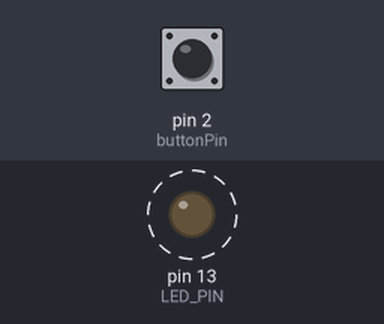
The sketch below on a simulated Arduino Uno, built with avr-gcc and run on an emulated ATmega328P. On the bench: output pins drawn as LEDs (lit = HIGH). Dashed ring = blinking. Inputs (shaded band) come from the test bench; at power-on: pin 2 (buttonPin) LOW. What the sketch prints to the serial monitor is not drawn.

Above: at 12.3 s.
Timing chart, 0 to 15.3 s (numbered marks = the images above):
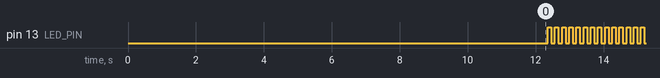

Measured:
- by itself, pin 13 (LED_PIN): alternates HIGH for 0.11 s and LOW for 0.11 s

The sketch:

gyro_bluetooth.ino
```cpp
// I2C device class (I2Cdev) demonstration Arduino sketch for MPU9150
// 1/4/2013 original by Jeff Rowberg <jeff@rowberg.net> at https://github.com/jrowberg/i2cdevlib
//          modified by Aaron Weiss <aaron@sparkfun.com>
//
// Changelog:
//     2011-10-07 - initial release
//     2013-1-4 - added raw magnetometer output

/* ============================================
 I2Cdev device library code is placed under the MIT license

 Permission is hereby granted, free of charge, to any person obtaining a copy
 of this software and associated documentation files (the "Software"), to deal
 in the Software without restriction, including without limitation the rights
 to use, copy, modify, merge, publish, distribute, sublicense, and/or sell
 copies of the Software, and to permit persons to whom the Software is
 furnished to do so, subject to the following conditions:

 The above copyright notice and this permission notice shall be included in
 all copies or substantial portions of the Software.

 THE SOFTWARE IS PROVIDED "AS IS", WITHOUT WARRANTY OF ANY KIND, EXPRESS OR
 IMPLIED, INCLUDING BUT NOT LIMITED TO THE WARRANTIES OF MERCHANTABILITY,
 FITNESS FOR A PARTICULAR PURPOSE AND NONINFRINGEMENT. IN NO EVENT SHALL THE
 AUTHORS OR COPYRIGHT HOLDERS BE LIABLE FOR ANY CLAIM, DAMAGES OR OTHER
 LIABILITY, WHETHER IN AN ACTION OF CONTRACT, TORT OR OTHERWISE, ARISING FROM,
 OUT OF OR IN CONNECTION WITH THE SOFTWARE OR THE USE OR OTHER DEALINGS IN
 THE SOFTWARE.
 ===============================================
 */

// Arduino Wire library is required if I2Cdev I2CDEV_ARDUINO_WIRE implementation
// is used in I2Cdev.h
#include "Wire.h"

// I2Cdev and MPU6050 must be installed as libraries, or else the .cpp/.h files
// for both classes must be in the include path of your project
#include "I2Cdev.h"
#include "MPU6050.h"
#include "HardwareSerial.h"

#include <SoftwareSerial.h>

// class default I2C address is 0x68
// specific I2C addresses may be passed as a parameter here
// AD0 low = 0x68 (default for InvenSense evaluation board)
// AD0 high = 0x69
MPU6050 accelgyro;

int16_t ax, ay, az;
int16_t gx, gy, gz;
int16_t mx, my, mz;

#define LED_PIN 13
bool blinkState = false;

#define rxPin 10
#define txPin 11

// Set up a new software serial port:
SoftwareSerial bluetooth(rxPin, txPin); // RX, TX
char dataResponse[512];
String inputString = "";
boolean stringComplete = false;

int buttonTimeout;
int buttonTimeoutMax;
int buttonPin = 2;

void setup() {
  // join I2C bus (I2Cdev library doesn't do this automatically)

  Wire.begin();

  // initialize serial communication
  // (38400 chosen because it works as well at 8MHz as it does at 16MHz, but
  // it's really up to you depending on your project)
  Serial.begin(38400);

  // Set pin modes for software serial port pins, 10 and ll (rx and tx)
  pinMode(rxPin, INPUT);
  pinMode(txPin, OUTPUT);
  bluetooth.begin(115200);

  // Init bluetooth:
  initBluetooth();

  // initialize device
  Serial.println("Initializing I2C devices...");
  accelgyro.initialize();

  // verify connection
  Serial.println("Testing device connections...");
  Serial.println(accelgyro.testConnection() ? "MPU6050 connection successful" : "MPU6050 connection failed");

  // configure Arduino LED for
  pinMode(LED_PIN, OUTPUT);

  buttonTimeout = 0;
  buttonTimeoutMax = 100;
  pinMode(buttonPin, INPUT);
}

void loop() {
  buttonTimeout += 1;
  if (buttonTimeout >= buttonTimeoutMax) {
    blinkState = !blinkState;
    digitalWrite(LED_PIN, blinkState);

    if (digitalRead(buttonPin) == HIGH) {
      delay(50);
      blinkState = !blinkState;
      digitalWrite(LED_PIN, blinkState);
      delay(50);
      blinkState = !blinkState;
      digitalWrite(LED_PIN, blinkState);
      delay(50);
      blinkState = !blinkState;
      digitalWrite(LED_PIN, blinkState);
      delay(50);
      blinkState = !blinkState;
      digitalWrite(LED_PIN, blinkState);
      delay(50);
      blinkState = !blinkState;
      digitalWrite(LED_PIN, blinkState);
      delay(50);
      blinkState = !blinkState;
      digitalWrite(LED_PIN, blinkState);
      delay(50);
      blinkState = !blinkState;
      digitalWrite(LED_PIN, blinkState);
      bluetooth.print(":");
      bluetooth.print(0x05);
      bluetooth.print(":");
      bluetooth.print(0x05);
      bluetooth.print(":");
      bluetooth.print(0x05);
      bluetooth.println(":");
    }
    buttonTimeout = 0;
  }
  else {
    // read raw accel/gyro measurements from device
    accelgyro.getMotion9(&ax, &ay, &az, &gx, &gy, &gz, &mx, &my, &mz);

    // these methods (and a few others) are also available
    //    accelgyro.getAcceleration(&ax, &ay, &az);
    //    accelgyro.getRotation(&gx, &gy, &gz);

    // display tab-separated accel/gyro x/y/z values
    //    Serial.print("a/g/m:");
    //    Serial.print(ax); Serial.print(":");
    //    Serial.print(ay); Serial.print(":");
    //    Serial.print(az); Serial.println(":");
    //    Serial.print(gx); Serial.print(":");
    //    Serial.print(gy); Serial.print(":");
    //    Serial.println(gz); //Serial.print("\t");
    //    Serial.print(mx); Serial.print("\t");
    //    Serial.print(my); Serial.print("\t");
    //    Serial.println(mz);

    // Send the data over the bluetooth serial port for processing to pick up:
      bluetooth.print(":");
      bluetooth.print(ax); bluetooth.print(":");
      bluetooth.print(ay); bluetooth.print(":");
      bluetooth.print(az); bluetooth.println(":");
  }

  // blink LED to indicate activity
  //    blinkState = !blinkState;
  //    digitalWrite(LED_PIN, blinkState);

//  softwareSerialReceive();
//  Serial.print("Response from RN-42: '");
//  Serial.print(inputString);
//  Serial.println("'");
//
//  // Slow down our log rate:
//  delay(5000);

  // clear the string:
  inputString = "";
  stringComplete = false;
}


void initBluetooth() {
  Serial.println("Starting bluetooth init");
  delay(320); // delay to let software serial and bluetooth module to pick up from reset

  // Make sure we aren't in command mode before we start (when someone presses the arduino reset button):
  exitCommandMode();
  delay(500);

  // Now, reenter command mode so we can try to auto connect:
  enterCommandMode();
  delay(500);

  // Fix the serial settings so we can actually see what the hell the responses are:
//  setSerialSettings();
//  delay(1000);

  // Make sure we're disconnected first!
  disconnect();
  delay(5000);

  // Try connecting to a host:
  connectToHost();
  delay(500);

  // Exit command mode so we can get back to sending data:
  exitCommandMode();
  delay(200);


  Serial.println("Done trying.");
}

void setSerialSettings() {
  Serial.println("Fixing serial parity...");
  bluetooth.println("U,115K,N");

  softwareSerialReceive();
  Serial.print("Response from RN-42: '");
  Serial.print(inputString);
  Serial.println("'");

  inputString = "";
  stringComplete = false;
}

char enterCommandMode() {
  Serial.println("Entering command mode...");
  // The stupid bluetooth module is SLOW at reading stuff out of it's serial buffer. So we need a delay between characters...
  bluetooth.print("$");
  delay(100);
  bluetooth.print("$");
  delay(100);
  bluetooth.print("$");
  //   delay(100);

  softwareSerialReceive();
  Serial.print("Response from RN-42: '");
  Serial.print(inputString);
  Serial.println("'");

  inputString = "";
  stringComplete = false;
}

void exitCommandMode() {
  Serial.println("Exiting command mode...");
  //  bluetooth.print("-");
  //   delay(100);
  //   bluetooth.print("-");
  //   delay(100);
  //   bluetooth.print("-");
  //   delay(100);
  //   bluetooth.print("\r\n");
  bluetooth.println("---");

  softwareSerialReceive();
  Serial.print("Response from RN-42: '");
  Serial.print(inputString);
  Serial.println("'");

  inputString = "";
  stringComplete = false;
}

void connectToHost() {
  Serial.println("Trying to connect to host...");
  // The stupid bluetooth module is SLOW at reading stuff out of it's serial buffer. So we need a delay between characters...
  bluetooth.println("C,68A86D57EEB4");
  //   delay(100);
  //   bluetooth.print("$");
  //   delay(100);
  //   bluetooth.print("$");
  //   delay(100);

  softwareSerialReceive();
  Serial.print("Response from RN-42: '");
  Serial.print(inputString);
  Serial.println("'");

//  delay(2000);
//
//  // Loop until we're actually connected
//  int testCount = 0;
//  while(connectionStatus() == false) {
//    Serial.print("Checking connection status...");
//    testCount += 1;
//    if (testCount >= 100) {
//      Serial.print("Can't connect!");
//      return;
//    }
//  }
//  Serial.println("Looks like we're connected!");
//  inputString = "";
//  stringComplete = false;
}

boolean connectionStatus() {
  Serial.print("Checking connection status...");
  bluetooth.println("GK");
  softwareSerialReceive();
  Serial.print("Response from RN-42: '");
  Serial.print(inputString);
  Serial.println("'");
  Serial.print("WHAT:");
  Serial.println(inputString.charAt(3));
  if (inputString.charAt(3) == 'K') {
    return true;
  } else {
    return false;
  }
}

void disconnect() {
  Serial.println("Disconnecting from host...");
  bluetooth.println("K");

  softwareSerialReceive();
  Serial.print("Response from RN-42: '");
  Serial.print(inputString);
  Serial.println("'");
  inputString = "";
  stringComplete = false;
}

//void serialEvent() {
//  String hardwareInput = "";
//  while (Serial.available()) {
//    // get the new byte:
//    char inChar = (char)Serial.read();
//    // add it to the inputString:
//    hardwareInput += inChar;
//    // if the incoming character is a newline, set a flag
//    // so the main loop can do something about it:
//    if (inChar == '\n') {
//      Serial.print("Sending command '");
//      Serial.print(hardwareInput);
//      Serial.println("' to the bluetooth module");
//      bluetooth.println(hardwareInput);
//    }
//  }
//}


void softwareSerialReceive() {
  inputString = "";
  stringComplete = false;

  // We need to wait for bytes to return. We don't know if we even will get a response...
  for (int i = 0; i < 100; i++) {
    // If .available is greater then 0 we have bytes to read in, one at a time.
    if (bluetooth.available()>0) {
      Serial.print("Got ");
      Serial.print(bluetooth.available());
      Serial.println(" bytes!:");

      // Read the bytes one by one:
      while (bluetooth.available()) {
        int raw = bluetooth.read();
        Serial.print("Character ");
        Serial.print(bluetooth.available());
        Serial.print(" looks like: ");
        Serial.println(raw, BIN);
        char c = (char)raw;
        inputString += c;
//        Serial.print("Character: '");
//        Serial.print(c);
//        Serial.println("'");
//        Serial.print(bluetooth.available());
//        Serial.println(" bytes left to read...");
      }
    } else {
      Serial.print(".");
    }
    delay(10);
  }

  Serial.println("No newline received.");

}
```
